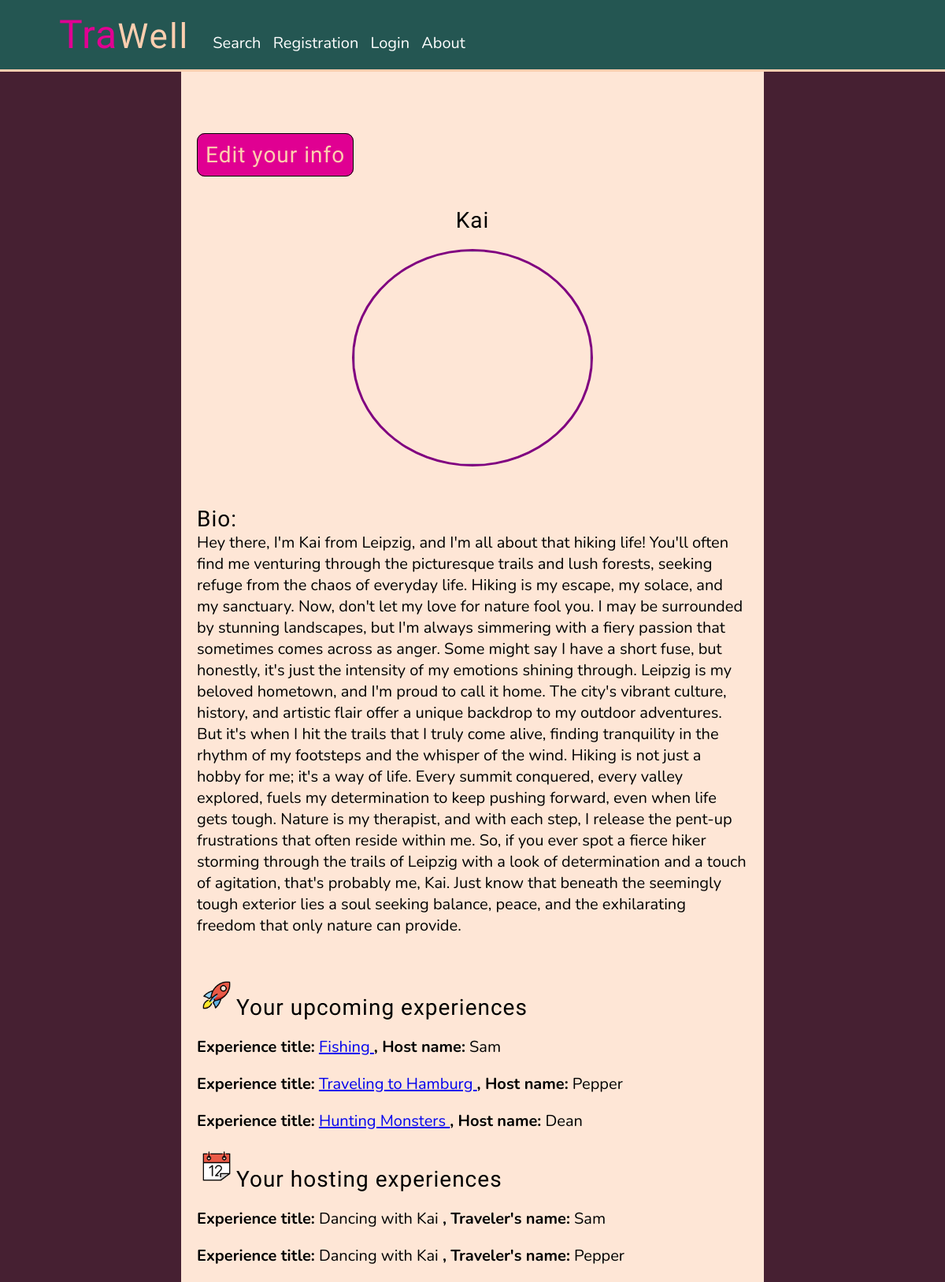
Before: /user/profile/ (signed in) with the older database file.
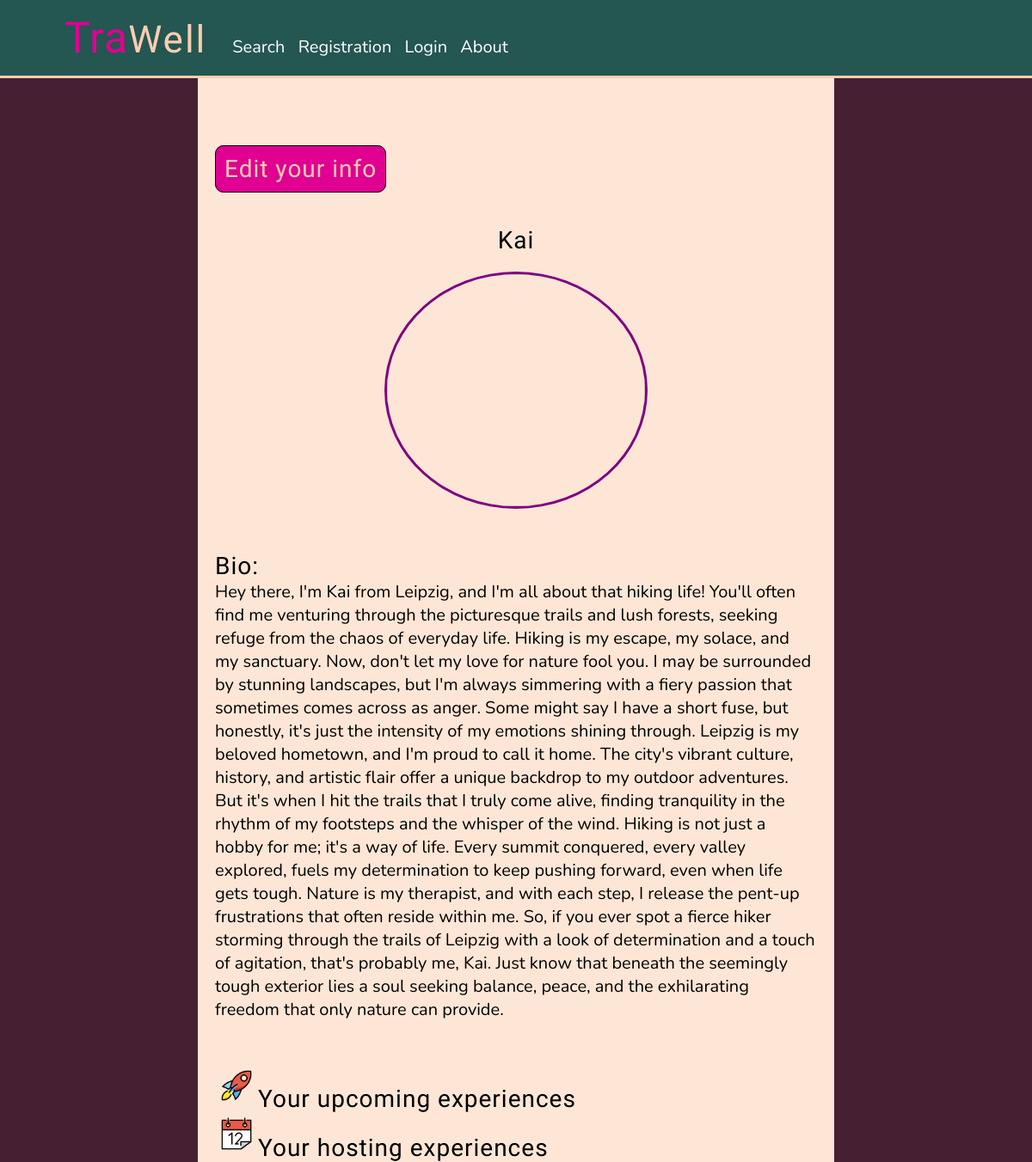
After: the same page with the newer database file.
### search_app/models.py (models this page shows, shortened)
class Booking(models.Model):
    traveler=models.CharField(max_length=50)
    host=models.CharField(max_length=50)
    experience_name=models.CharField(max_length=200)
    """
    traveler=models.ForeignKey(UserProfile, on_delete=models.CASCADE)
    host=models.ForeignKey(UserProfile, on_delete=models.CASCADE ,related_name='host_bookings')
    experience_name=models.ForeignKey(Experience,on_delete=models.CASCADE, related_name='bookings')
    """

### user_app/views.py (the view)
# urls.py: path("profile/",views.profile, name="user_profile"),
def profile(request):
    user=request.user
    booking_listing = Booking.objects.all()
    experience_listing=Experience.objects.all()
    if user.id==None or user.id-1<=0:
        return HttpResponse("Create profile")
    else:
        context={
            'user':user,
            'user_id':user.id-1,
            'booking_listing':booking_listing,
            'experience_listing':experience_listing
        }
        print(user.id)
        return render(request,'user_app/user_profile.html',context)

### search_app/templatetags/custom_filters.py (called while the page is built)
@register.filter
def extract_id(name):
    from user_app.models import Experience
    experience = Experience.objects.get(title=name)
    return experience.id

### templates/user_app/user_profile.html (shortened to what this page needs)
<!DOCTYPE html>
{% load custom_filters %}
{% load static%}
<html>
<head>
    <link rel="stylesheet" href="{% static 'main_style.css' %}" />
    <link rel="stylesheet" href="{% static 'user_profile.css' %}" />
    <link
      rel="stylesheet"
      href="https://cdnjs.cloudflare.com/ajax/libs/font-awesome/6.1.2/css/all.min.css"
/>
</head>
<body>
  <div class="navbar-responsive">
  <div class="navbar">
    <div class="navbar-container-logo">
    <a href="{% url 'home_app'%}"><span class="logo">Tra<span class="well">Well</span> </span></a>
    </div>
    <div class="navbar-container-links">
      <a class="nav-link" href="{% url 'search_app:search_index' %}">Search</a>
      <a class="nav-link" href="{% url 'user_app:register' %}">Registration</a>
      <a class="nav-link" href="{% url 'user_app:login' %}">Login</a>
      <a class="nav-link" href="{% url 'home_app:about' %}">About</a>
    </div>
  </div>
</div>
  {% if user.is_authenticated %}
      <div class="profile-container">
        <div class="edit-profile"><a href="{% url 'user_app:profile_update' pk=user_id %}">Edit your info</a></div>
        <div class="profile-name">{{user.username}}</div>
        <div class="profile-image">
          {% if user.user_profile.user_profile_image.url != null %}
          <img class="profile-picture-file" src="{{user.user_profile.user_profile_image.url}}" alt="User pic">
          {% else%}
          <img class="profile-picture-file" src="https://pbs.twimg.com/profile_images/901947348699545601/hqRMHITj.jpg" alt="">
          {% endif %}
        </div>
      <div class="profile-biography"><span class="bio">Bio:</span> <br>
        {{user.user_profile.user_bio}}
      </div>
        <div class="booked-experience-list">
          <img class="rocket" src="{% static 'rocket.png' %}" alt=""><b class="experience-list-head">Your upcoming experiences</b><br>
           {% for i in booking_listing %}
              {% if i.traveler  == user.username %}
              <p><b>Experience title:</b>
                <a href="{% url 'search_app:experience_details' experience_id=i.experience_name|extract_id %}">
                    {{ i.experience_name }}
                </a>  <b>, Host name:</b> {{i.host}}
            </p>
              {% endif %}
            {% endfor %}
          <img class="calendar" src="{% static 'calendar.png' %}" alt=""><b class="experience-list-head">Your hosting experiences</b>
          {% for i in booking_listing %}
              {% if i.host  == user.username %}
                <p><b>Experience title:</b>
                  {{i.experience_name}}  <b>, Traveler's name:</b> {{i.traveler}} </p>
              {% endif %}
            {% endfor %}
        </div>
      </div>
  {% else %}
  <h1>Please create an account to view your profile</h1>
  {% endif %}
</body>
</html>

Changed rows visible on the page:
removed Booking: experience_name "Fishing", host "Sam"
removed Booking: experience_name "Traveling to Hamburg", host "Pepper"
removed Booking: experience_name "Hunting Monsters", host "Dean"
removed Booking: experience_name "Dancing with Kai", traveler "Sam"
removed Booking: experience_name "Dancing with Kai", traveler "Pepper"
